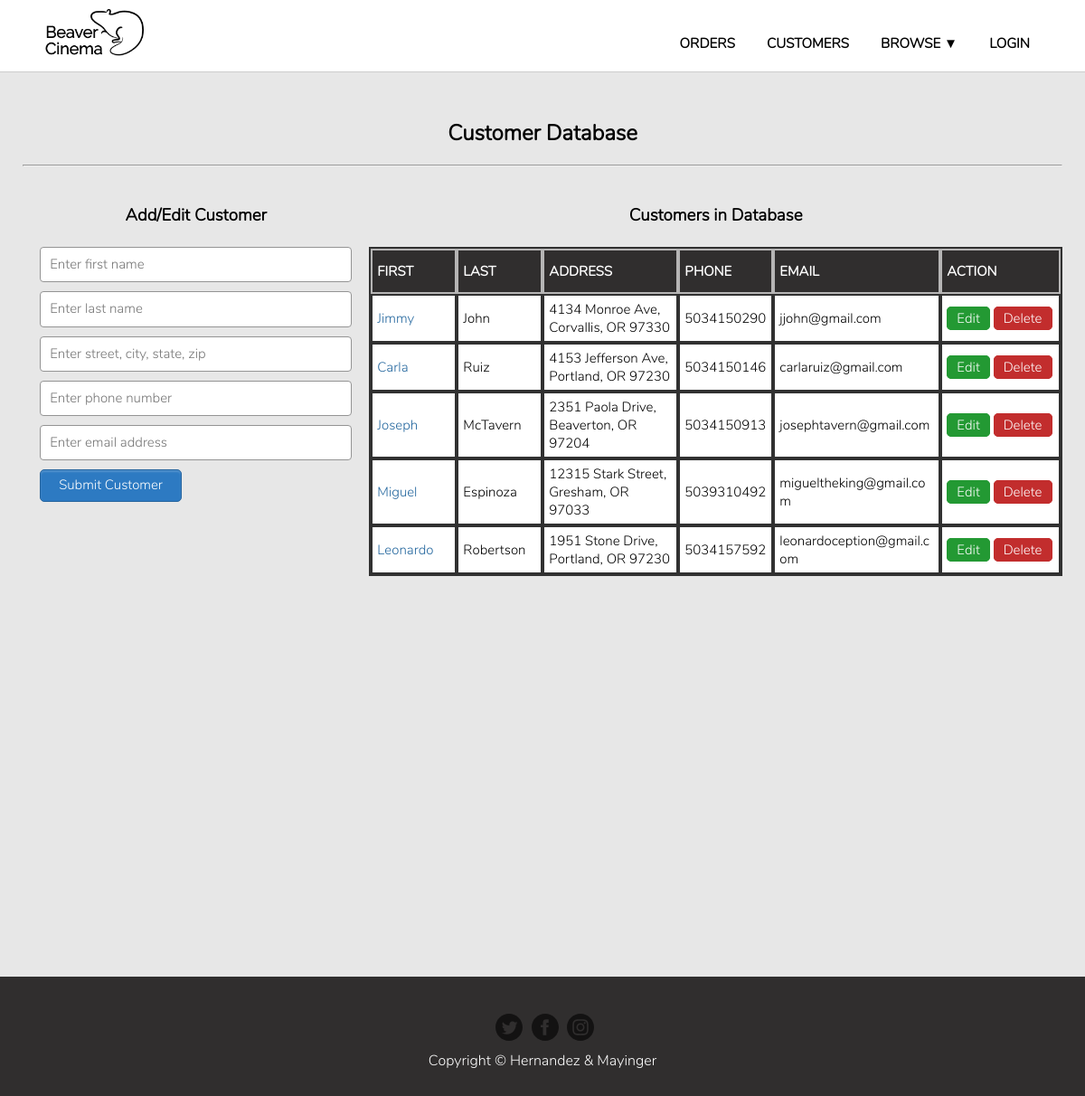
The app's page /php/customers.php with its own data.
### tables this page shows
CREATE TABLE `customers` (
	`customer_id` int(11) unsigned NOT NULL AUTO_INCREMENT,
	`first_name` varchar(255) NOT NULL,
	`last_name` varchar(255) NOT NULL,
	`address` varchar(255) NOT NULL,
	`phone` varchar(255) DEFAULT NULL,
	`email` varchar(255) DEFAULT NULL,
	PRIMARY KEY (`customer_id`)
);

### php/database/action.php (called while the page is built, shortened)
<?php
	$isEdit = false;
?>

### php/customers.php (the view, shortened to what this page needs)
<?php
include("database/action.php");
include("templates/header.php");	?>
		<div class="container grid">
			<div class="box title">
				<h2 class="title">Customer Database</h2>
				<hr>
			</div>
			<div class="box box-update">
				<div class="edit-customer-form">
					<h3>Add/Edit Customer</h3>
					<form action="database/action.php" method="POST" enctype="multipart/form-data">
							<div class="form-group">
								<input type="text" name="first_name" value="<?php echo $first_name; ?>" class="form-control" placeholder="Enter first name" required>
							</div>
							<div class="form-group">
								<input type="text" name="last_name" value="<?php echo $last_name; ?>" class="form-control" placeholder="Enter last name" required>
							</div>
							<div class="form-group">
								<input type="text" name="address" value="<?php echo $address; ?>" class="form-control" placeholder="Enter street, city, state, zip" required>
							</div>
							<div class="form-group">
								<input type="text" name="phone" value="<?php echo $phone; ?>" class="form-control" placeholder="Enter phone number" required>
							</div>
							<div class="form-group">
								<input type="text" name="email" value="<?php echo $email; ?>" class="form-control" placeholder="Enter email address" required>
							</div>
							<div class="form-group">
								<?php if($isEdit==true){ ?>
									<input type="submit" class="button-edit" name="edit" value="Submit Changes">
								<?php	}else{ ?>
									<input type="submit" class="button-submit" name="submit" value="Submit Customer">
								<?php	} ?>
							</div>
					</form>
				</div>
				<div class="box tbl-header table-box">
					<h3>Customers in Database</h3>
					<?php
						$mysqli = OpenCon();
						$result = $mysqli->query("SELECT * FROM customers") or die($mysqli->error);
					?>
					<table class="customer-table">
						<thead>
							<tr class="header-row">
								<th>First</th>
								<th>Last</th>
								<th>Address</th>
								<th>Phone</th>
								<th>Email</th>
								<th>Action</th>
							</tr>
						</thead>
						<?php
							while ($row = $result->fetch_assoc()): ?>
								<tr>
									<td><a href="c_details.php?c_details=<?= $row['customer_id']; ?>" class="name-button"><?php echo $row['first_name']; ?></a></td>
									<td><?php echo $row['last_name']; ?></td>
									<td><?php echo $row['address']; ?></td>
									<td><?php echo $row['phone']; ?></td>
									<td><?php echo $row['email']; ?></td>
									<td>
										<a href="customers.php?edit=<?php echo $row['customer_id']; ?>"
											class="edit-button">Edit</a>
										<a href="database/action.php?delete=<?php echo $row['customer_id']; ?>"
											class="delete-button">Delete</a>
									</td>
								</tr>
						<?php endwhile; ?>
					</table>
				</div>
			</div>
		</div>
	</div>
<?php include("templates/footer.php");	?>

### public/css/style.css (style rules this page uses)
* { box-sizing: border-box; }
body { line-height: 1.6; color: #3a3a3a; font-family: 'Nunito', sans-serif; line-height: 1.6; color: #3a3a3a; background: rgb(48, 46, 46); opacity: 1; }
h2, h3, a { color: black; }
h2, h3 { margin-top: 0; }
a { text-decoration: none; }
@media (min-width: 769px) { .container { width: 100%; max-width: 1150px; margin: 0 auto; } }
.grid { display: grid; grid-template-columns: 1fr; grid-gap: 0.5em; justify-items:stretch; align-items:stretch; padding-bottom: 50px; margin-top: 80px; }
.title { margin-bottom: 1rem; margin-top: 1.5rem; text-align: center; }
.table-box { margin-bottom: 1.5rem; text-align: center; }
.box-update { display:grid; grid-template-columns: 1fr 2fr; grid-auto-columns:minmax(200px, auto); justify-items:stretch; align-items:stretch; margin-top: 0.5rem; }
table { width: 85%; table-layout: fixed; padding: 0; border-spacing: 0; border: 2px solid rgb(49, 49, 49); margin: 0 auto; }
.customer-table, .orders-table { width: 100%; }
.customer-table th { font-size: 15px; word-wrap: break-word; }
.customer-table .header-row { height: 50px; }
.customer-table td { color: black; font-size: 15px; word-wrap: break-word; }
.customer-table td:nth-child(1), .customer-table th:nth-child(1), .customer-table th:nth-child(2), .customer-table th:nth-child(2) { width: 95px; }
.customer-table th:nth-child(4), .customer-table th:nth-child(4) { width: 105px; }
.customer-table td:nth-child(3), .customer-table th:nth-child(3) { width: 150px; }
.customer-table td:nth-child(5), .customer-table th:nth-child(5) { width: 185px; }
.header-row { height: 60px; }
th { text-align: left; padding: 5px 5px; font-size: 15px; color: #fff; text-transform: uppercase; background: rgb(48, 46, 46); border: 2px solid rgb(182, 181, 181); }
td { padding: 5px; text-align: left; vertical-align:middle; font-weight: 300; font-size: 15px; color: rgb(43, 43, 43); border-bottom: solid 1px rgba(255,255,255,0.1); line-height: 20px; border: 2px solid rgb(49, 49, 49); }
tr { height: 50px; }
tbody > tr { background: white; }
.edit-button { background: rgb(35, 153, 51); padding: 2px 10px 2px 10px; border-radius: 5px; color: #fff; border: 1px solid rgb(35, 153, 51); font-size: 15px; }
.delete-button { background: rgb(194, 45, 45); padding: 2px 10px 2px 10px; border-radius: 5px; color: #fff; border: 1px solid rgb(194, 45, 45); font-size: 15px; }
a.name-button { color: rgb(36, 103, 158); }
.dropdown-form, .edit-customer-form input[type="text"], .edit-customer-form input[type="email"], .edit-customer-form input[type="number"], .edit-customer-form input[type="tel"], .edit-customer-form input[type="password"] { border: .5px solid rgb(148, 148, 148); border-radius: 4px; font-size: 15px; margin: 0; padding: 10px; width: 100%; box-sizing: border-box; background-color: #ffffff; color:#666666; margin-bottom: 10px; }
.button-submit { background: rgb(45, 122, 194); padding: 8px 20px 8px 20px; border-radius: 5px; -webkit-border-radius: 5px; -moz-border-radius: 5px; color: #fff; -moz-box-shadow: inset 0px 2px 2px 0px rgba(255, 255, 255, 0.17); -webkit-box-shadow: inset 0px 2px 2px 0px rgba(255, 255, 255, 0.17); box-shadow: inset 0px 2px 2px 0px rgba(255, 255, 255, 0.17); border: 1px solid rgb(37, 100, 158); font-size: 15px; }
.edit-customer-form h3 { text-align: center; }
.edit-customer-form form { margin: 0 auto; width: 90% }

### records on screen
customers: first_name "Jimmy", last_name "John", address "4134 Monroe Ave, Corvallis, OR 97330", phone "5034150290", email "jjohn@gmail.com"
customers: first_name "Carla", last_name "Ruiz", address "4153 Jefferson Ave, Portland, OR 97230", phone "5034150146", email "carlaruiz@gmail.com"
customers: first_name "Joseph", last_name "McTavern", address "2351 Paola Drive, Beaverton, OR 97204", phone "5034150913", email "josephtavern@gmail.com"
customers: first_name "Miguel", last_name "Espinoza", address "12315 Stark Street, Gresham, OR 97033", phone "5039310492", email "migueltheking@gmail.com"
customers: first_name "Leonardo", last_name "Robertson", address "1951 Stone Drive, Portland, OR 97230", phone "5034157592", email "leonardoception@gmail.com"
